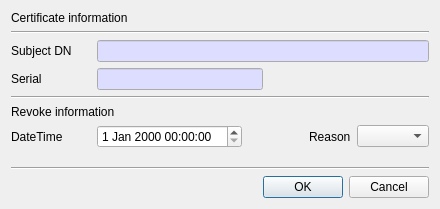
<?xml version="1.0" encoding="UTF-8"?>
<ui version="4.0">
 <class>RevokeCertDlg</class>
 <widget class="QDialog" name="RevokeCertDlg">
  <property name="geometry">
   <rect>
    <x>0</x>
    <y>0</y>
    <width>440</width>
    <height>209</height>
   </rect>
  </property>
  <property name="windowTitle">
   <string>Revoke certificate</string>
  </property>
  <layout class="QVBoxLayout" name="verticalLayout">
   <item>
    <widget class="QLabel" name="label">
     <property name="text">
      <string>Certificate information</string>
     </property>
    </widget>
   </item>
   <item>
    <widget class="Line" name="line_3">
     <property name="orientation">
      <enum>Qt::Horizontal</enum>
     </property>
    </widget>
   </item>
   <item>
    <layout class="QGridLayout" name="gridLayout">
     <property name="topMargin">
      <number>0</number>
     </property>
     <item row="0" column="0">
      <widget class="QLabel" name="label_2">
       <property name="minimumSize">
        <size>
         <width>80</width>
         <height>0</height>
        </size>
       </property>
       <property name="text">
        <string>Subject DN</string>
       </property>
      </widget>
     </item>
     <item row="0" column="1">
      <widget class="QLineEdit" name="mSubjectDNText">
       <property name="palette">
        <palette>
         <active>
          <colorrole role="Base">
           <brush brushstyle="SolidPattern">
            <color alpha="255">
             <red>221</red>
             <green>221</green>
             <blue>255</blue>
            </color>
           </brush>
          </colorrole>
         </active>
         <inactive>
          <colorrole role="Base">
           <brush brushstyle="SolidPattern">
            <color alpha="255">
             <red>221</red>
             <green>221</green>
             <blue>255</blue>
            </color>
           </brush>
          </colorrole>
         </inactive>
         <disabled>
          <colorrole role="Base">
           <brush brushstyle="SolidPattern">
            <color alpha="255">
             <red>240</red>
             <green>240</green>
             <blue>240</blue>
            </color>
           </brush>
          </colorrole>
         </disabled>
        </palette>
       </property>
       <property name="readOnly">
        <bool>true</bool>
       </property>
      </widget>
     </item>
    </layout>
   </item>
   <item>
    <layout class="QGridLayout" name="gridLayout_3">
     <property name="topMargin">
      <number>0</number>
     </property>
     <item row="0" column="0">
      <widget class="QLabel" name="label_3">
       <property name="minimumSize">
        <size>
         <width>80</width>
         <height>0</height>
        </size>
       </property>
       <property name="text">
        <string>Serial</string>
       </property>
      </widget>
     </item>
     <item row="0" column="1">
      <widget class="QLineEdit" name="mSerialText">
       <property name="palette">
        <palette>
         <active>
          <colorrole role="Base">
           <brush brushstyle="SolidPattern">
            <color alpha="255">
             <red>221</red>
             <green>221</green>
             <blue>255</blue>
            </color>
           </brush>
          </colorrole>
         </active>
         <inactive>
          <colorrole role="Base">
           <brush brushstyle="SolidPattern">
            <color alpha="255">
             <red>221</red>
             <green>221</green>
             <blue>255</blue>
            </color>
           </brush>
          </colorrole>
         </inactive>
         <disabled>
          <colorrole role="Base">
           <brush brushstyle="SolidPattern">
            <color alpha="255">
             <red>240</red>
             <green>240</green>
             <blue>240</blue>
            </color>
           </brush>
          </colorrole>
         </disabled>
        </palette>
       </property>
       <property name="readOnly">
        <bool>true</bool>
       </property>
      </widget>
     </item>
     <item row="0" column="2">
      <spacer name="horizontalSpacer_2">
       <property name="orientation">
        <enum>Qt::Horizontal</enum>
       </property>
       <property name="sizeHint" stdset="0">
        <size>
         <width>40</width>
         <height>20</height>
        </size>
       </property>
      </spacer>
     </item>
    </layout>
   </item>
   <item>
    <widget class="Line" name="line">
     <property name="orientation">
      <enum>Qt::Horizontal</enum>
     </property>
    </widget>
   </item>
   <item>
    <widget class="QLabel" name="label_4">
     <property name="text">
      <string>Revoke information</string>
     </property>
    </widget>
   </item>
   <item>
    <layout class="QGridLayout" name="gridLayout_2">
     <property name="topMargin">
      <number>0</number>
     </property>
     <item row="0" column="1">
      <widget class="QDateTimeEdit" name="mRevokeDateTime"/>
     </item>
     <item row="0" column="3">
      <widget class="QLabel" name="label_6">
       <property name="text">
        <string>Reason</string>
       </property>
      </widget>
     </item>
     <item row="0" column="4">
      <widget class="QComboBox" name="mReasonCombo"/>
     </item>
     <item row="0" column="0">
      <widget class="QLabel" name="label_5">
       <property name="minimumSize">
        <size>
         <width>80</width>
         <height>0</height>
        </size>
       </property>
       <property name="text">
        <string>DateTime</string>
       </property>
      </widget>
     </item>
     <item row="0" column="2">
      <spacer name="horizontalSpacer">
       <property name="orientation">
        <enum>Qt::Horizontal</enum>
       </property>
       <property name="sizeHint" stdset="0">
        <size>
         <width>40</width>
         <height>20</height>
        </size>
       </property>
      </spacer>
     </item>
    </layout>
   </item>
   <item>
    <spacer name="verticalSpacer">
     <property name="orientation">
      <enum>Qt::Vertical</enum>
     </property>
     <property name="sizeHint" stdset="0">
      <size>
       <width>20</width>
       <height>40</height>
      </size>
     </property>
    </spacer>
   </item>
   <item>
    <widget class="Line" name="line_2">
     <property name="orientation">
      <enum>Qt::Horizontal</enum>
     </property>
    </widget>
   </item>
   <item>
    <widget class="QDialogButtonBox" name="buttonBox">
     <property name="orientation">
      <enum>Qt::Horizontal</enum>
     </property>
     <property name="standardButtons">
      <set>QDialogButtonBox::Cancel|QDialogButtonBox::Ok</set>
     </property>
    </widget>
   </item>
  </layout>
 </widget>
 <tabstops>
  <tabstop>mSubjectDNText</tabstop>
  <tabstop>mSerialText</tabstop>
  <tabstop>mRevokeDateTime</tabstop>
  <tabstop>mReasonCombo</tabstop>
 </tabstops>
 <resources/>
 <connections>
  <connection>
   <sender>buttonBox</sender>
   <signal>accepted()</signal>
   <receiver>RevokeCertDlg</receiver>
   <slot>accept()</slot>
   <hints>
    <hint type="sourcelabel">
     <x>248</x>
     <y>254</y>
    </hint>
    <hint type="destinationlabel">
     <x>157</x>
     <y>274</y>
    </hint>
   </hints>
  </connection>
  <connection>
   <sender>buttonBox</sender>
   <signal>rejected()</signal>
   <receiver>RevokeCertDlg</receiver>
   <slot>reject()</slot>
   <hints>
    <hint type="sourcelabel">
     <x>316</x>
     <y>260</y>
    </hint>
    <hint type="destinationlabel">
     <x>286</x>
     <y>274</y>
    </hint>
   </hints>
  </connection>
 </connections>
</ui>
